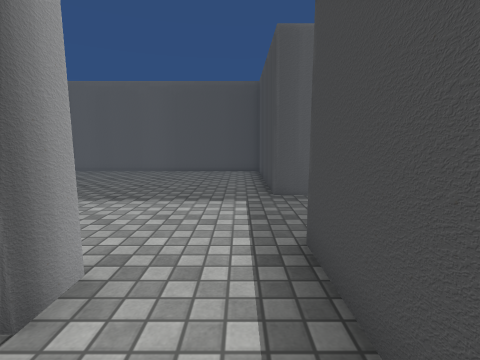
[1] (above)

17 first-person views from a walk through a 3-D level made in the Unity game engine. The camera is 1.2 m above the floor, tilts 8° down and sees 85° across. The floor is counted in squares, 1 m on a side. Each view is taken from the middle of a square. On the plan, view 1 faces up. The plan holds only what a view shows up to about 12 squares ahead; the rest is blank. The place goes on beyond the plan. The player is left out. Some surface patterns are stand-ins.

[2]
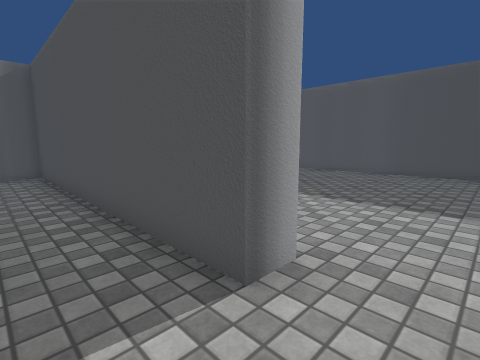

[3]
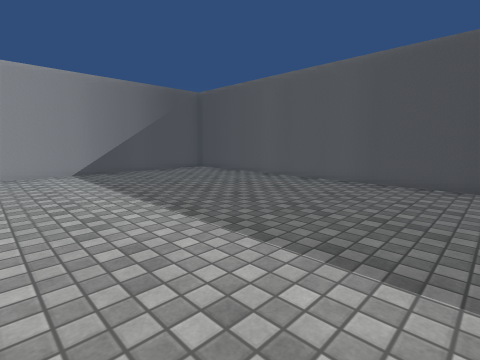

[4]
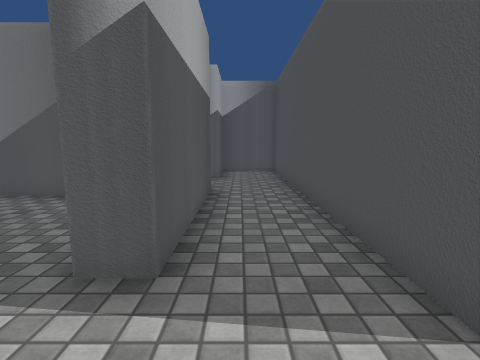

[5]
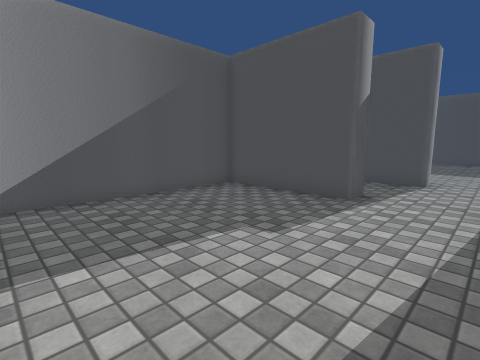

[6]
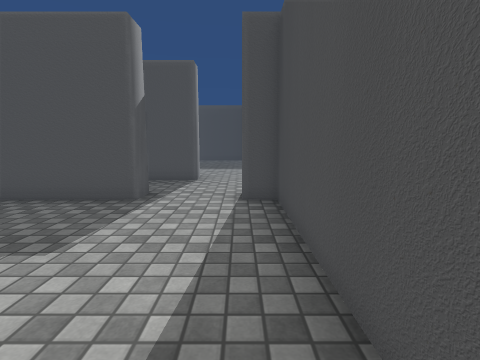

[7]
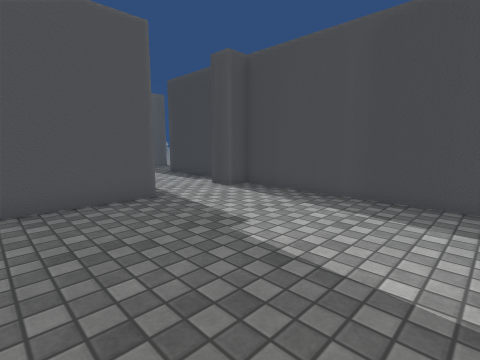

[8]
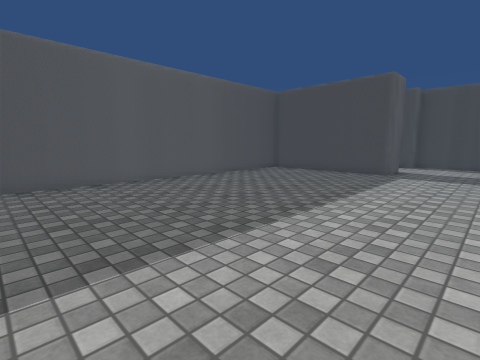

[9]
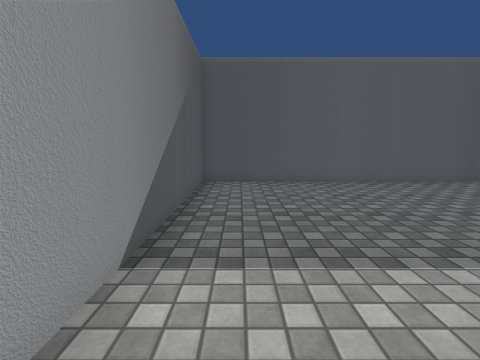

[10]
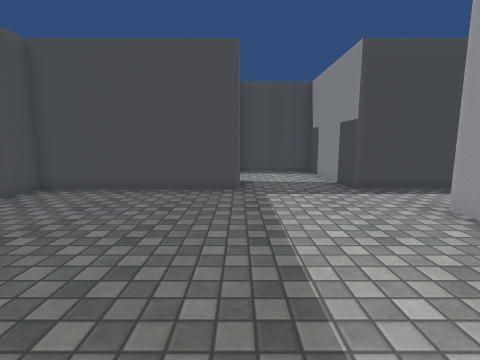

[11]
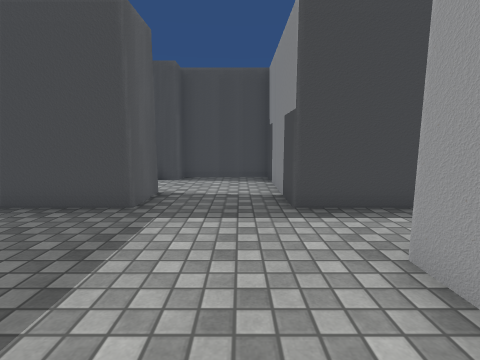

[12]
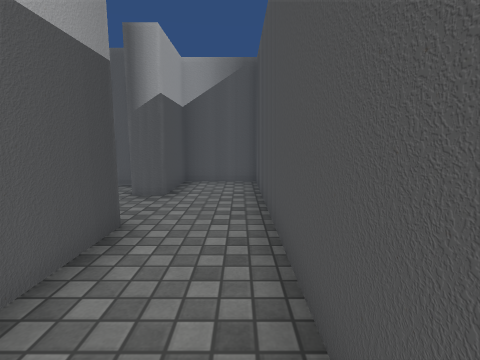

[13]
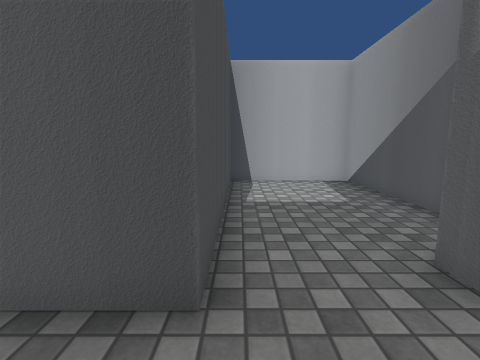

[14]
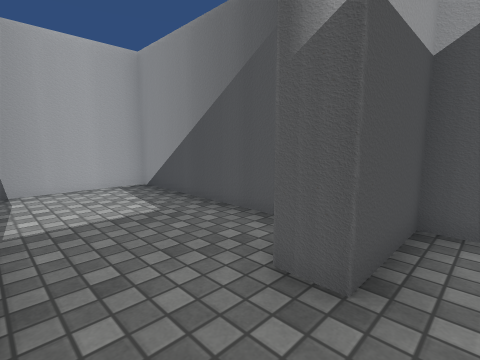

[15]
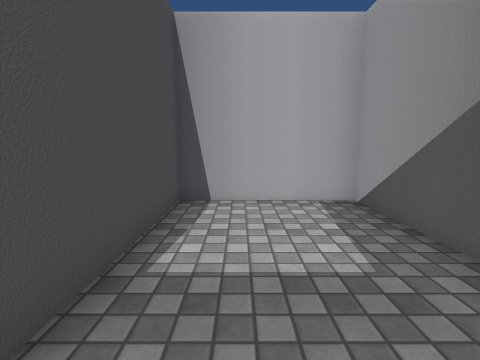

[16]
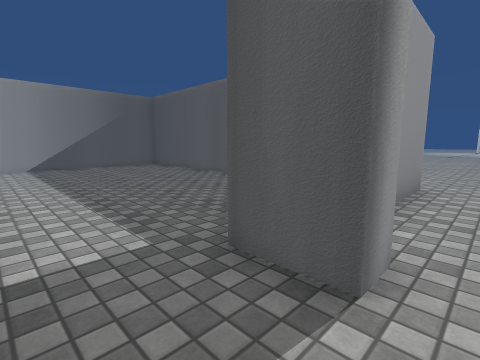

[17]
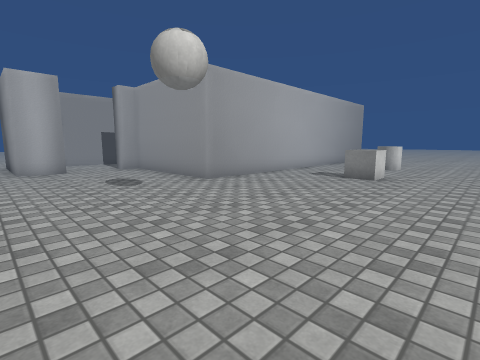

### Floor plan
Ten units are one square. View 1 is at (0, 0); x grows to the right and y downward. Boxes are objects, and circles mark ways between rooms. Rooms are numbered by the first view taken in them; rooms with no view inside come last. Other rooms are left out.
<svg viewBox="-117 -170 232 250">
<path fill="none" stroke="#000" d="M-67 7 -22 7 -22 15 -60 15 -60 69M-14 -15 -112 -15 -112 7 -90 7M8 -1 8 -16M8 69 8 15 1 15 1 8M-22 -23 -14 -23 -14 -15M8 -16 8 -30 25 -30M23 -60 8 -60 8 -112 -112 -112 -112 -34M-105 20 -105 75 -99 75M-90 7 -90 15M-80 75 -67 75 -67 7M23 -69 23 -60M45 -60 45 -68M25 -30 53 -30 53 -60M45 -68 61 -68 61 -28M-32 -120 16 -120 16 -72"/>
<rect x="-75" y="-165" width="20" height="20" fill="#bbb"><title>cylinder</title></rect>
<rect x="-35" y="-165" width="20" height="20" fill="#bbb"><title>cube</title></rect>
<circle cx="-5" cy="-20" r="3" fill="#2a7"/>
<circle cx="-80" cy="10" r="3" fill="#2a7"/>
<circle cx="15" cy="-45" r="3" fill="#2a7"/>
<circle cx="35" cy="-65" r="3" fill="#2a7"/>
<text x="-30" y="30">1</text>
<text x="-50" y="-60">2</text>
<text x="-90" y="40">3</text>
<text x="30" y="-60">4</text>
<text x="110" y="-70">5</text>
</svg>
Room 1 opens to room 2. Room 1 opens to room 3. Room 2 opens to room 4. Room 4 opens to room 5.

Where each view was taken, in squares from view 1:
view 1: 0 up, 0 right, facing up
view 2: 0 up, 0 right, facing up-left
view 3: 3 up, 0 right, facing up-left
view 4: 0 up, 0 right, facing left
view 5: 7 down, 0 right, facing up-left
view 6: 7 down, 0 right, facing up
view 7: 7 down, 5 left, facing up-right
view 8: 3 up, 10 left, facing up-right
view 9: 3 up, 10 left, facing up
view 10: 6 up, 6 left, facing right
view 11: 4 up, 4 left, facing right
view 12: 1 up, 3 left, facing left
view 13: 1 up, 7 left, facing down
view 14: 0 up, 7 left, facing down-left
view 15: 2 down, 8 left, facing down
view 16: 4 up, 3 right, facing up-left
view 17: 19 up, 7 right, facing down-left
